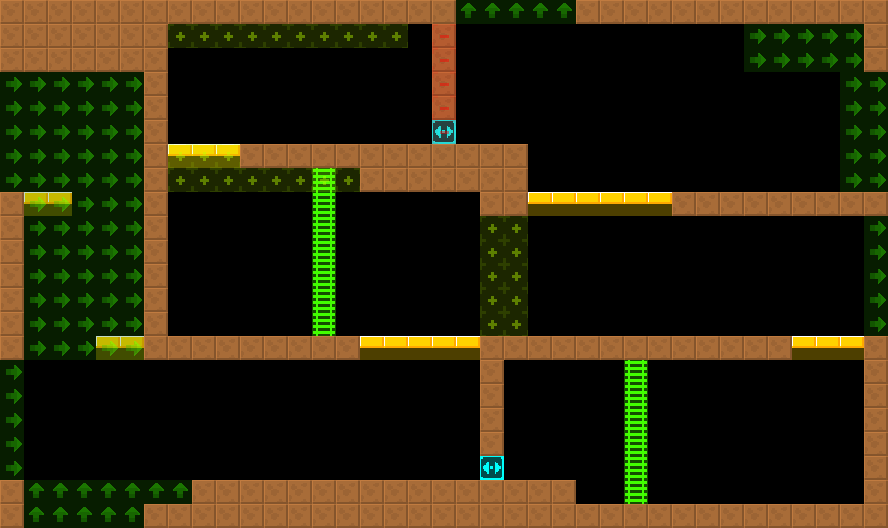

A 2D game scene composited from a Tiled map and its tileset images. What follows is a short description and the map's XML, with each tile layer's data collapsed to a summary:
An orthogonal 37x22 tile map with 24x24 px tiles, 2 tile layers (col, lnk), 2 tilesets and 1 object (Water).

<map version="1.4" tiledversion="1.4.2" orientation="orthogonal" renderorder="right-down" width="37" height="22" tilewidth="24" tileheight="24" infinite="0" nextlayerid="4" nextobjectid="8">
 <tileset firstgid="6" source="../../lnk.tsx" />
 <tileset firstgid="1" source="../../col.tsx" />
 <layer id="1" name="col" width="37" height="22">
  <data>[814 cells, 218 non-empty, 4 distinct tile ids]</data>
 </layer>
 <layer id="2" name="lnk" width="37" height="22" opacity="0.5">
  <data>[814 cells, 148 non-empty, 4 distinct tile ids]</data>
 </layer>
 <objectgroup id="3" name="markers" opacity="0.5">
  <object id="1" name="Water" type="Water" x="576" y="480" width="288" height="24">
   <properties>
    <property name="yr" value="0" />
    <property name="xr" value="0" />
   </properties>
  </object>
 </objectgroup>
</map>
